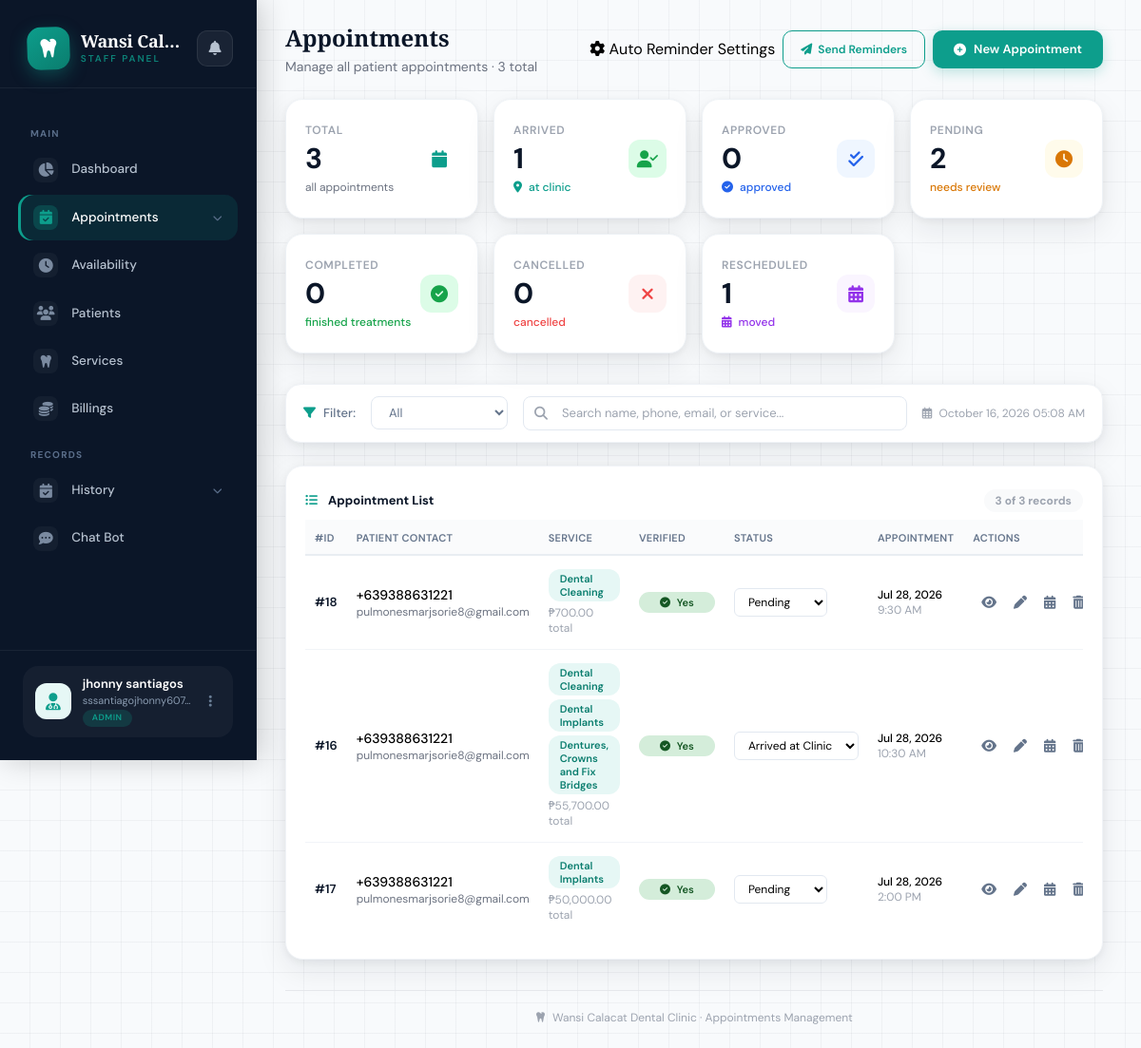
The app's page /pages/staff/appointments.php (signed in) with its own data.
### tables this page shows
CREATE TABLE `appointments` (
  `id` int NOT NULL AUTO_INCREMENT,
  `phone` varchar(20) NOT NULL,
  `email` varchar(100) NOT NULL,
  `services` text NOT NULL,
  `appointment_date` date DEFAULT NULL,
  `appointment_time` time DEFAULT NULL,
  `full_name` varchar(150) DEFAULT NULL,
  `age` int DEFAULT NULL,
  `occupation` varchar(120) DEFAULT NULL,
  `region` varchar(120) DEFAULT NULL,
  `province` varchar(120) DEFAULT NULL,
  `city` varchar(120) DEFAULT NULL,
  `barangay` varchar(120) DEFAULT NULL,
  `street_address` varchar(255) DEFAULT NULL,
  `notes` text,
  `internal_notes` text,
  `terms_accepted` tinyint(1) DEFAULT '1',
  `privacy_accepted` tinyint(1) DEFAULT '1',
  `is_verified` tinyint(1) DEFAULT '0',
  `status` enum('pending','approved','confirmed','in_progress','completed','cancelled','rejected') DEFAULT 'pending',
  `dentist_id` int DEFAULT NULL,
  `created_at` timestamp NULL DEFAULT CURRENT_TIMESTAMP,
  `updated_at` timestamp NULL DEFAULT CURRENT_TIMESTAMP ON UPDATE CURRENT_TIMESTAMP,
  `tracking_token` varchar(255) DEFAULT NULL,
  `is_rescheduled` tinyint(1) NOT NULL DEFAULT '0',
  `previous_date` date DEFAULT NULL,
  `previous_time` time DEFAULT NULL,
  PRIMARY KEY (`id`),
  KEY `idx_phone_email` (`phone`,`email`),
  KEY `idx_status` (`status`),
  KEY `idx_tracking_token` (`tracking_token`)
);

### pages/staff/appointments.php (the view, shortened to what the rows shown need)
<?php
require '../../functions/appointment_email.php';
$conn->query("SET time_zone = '+08:00'");
$page = isset($_GET['page']) ? (int)$_GET['page'] : 1;
$limit = 10;
$offset = ($page - 1) * $limit;
$sql = "SELECT a.* FROM appointments a WHERE 1=1";
$params = [];
$types = "";
$sql .= " ORDER BY CASE WHEN a.appointment_date = CURDATE() THEN 0 WHEN a.appointment_date > CURDATE() THEN 1 ELSE 2 END ASC, CASE WHEN a.appointment_date >= CURDATE() THEN a.appointment_date END ASC, CASE WHEN a.appointment_date < CURDATE() THEN a.appointment_date END DESC, a.appointment_time ASC, a.id DESC LIMIT ? OFFSET ?";
$params[] = $limit;
$params[] = $offset;
$types .= "ii";
$stmt = $conn->prepare($sql);
$stmt->bind_param($types, ...$params);
$stmt->execute();
$appointments = $stmt->get_result()->fetch_all(MYSQLI_ASSOC);
$total = count($appointments);
$services_result = $conn->query("SELECT id, title, price, duration, icon FROM services WHERE is_active = 1 ORDER BY sort_order, title");
$services = $services_result->fetch_all(MYSQLI_ASSOC);
$service_lookup = [];
foreach ($services as $s) {
    $service_lookup[$s['id']] = $s;
    $service_lookup[strtolower($s['title'])] = $s;
    $service_lookup[strtolower((string)$s['id'])] = $s;
}
function resolve_services($raw, $lookup) {
    $ids = json_decode($raw, true);
    $titles = [];
    $total = 0.0;
    foreach ($ids as $val) {
        $key = is_string($val) ? strtolower($val) : $val;
        if (isset($lookup[$val])) {
            $titles[] = $lookup[$val]['title'];
            $total += (float)$lookup[$val]['price'];
        } elseif (isset($lookup[$key])) {
            $titles[] = $lookup[$key]['title'];
            $total += (float)$lookup[$key]['price'];
        } else {
            $titles[] = (string)$val;
        }
    }
    return ['titles' => $titles, 'total' => $total];
}
?>
<!DOCTYPE html>
<html lang="en">
<head>
    <script src="https://cdn.tailwindcss.com"></script>
    <link rel="stylesheet" href="https://cdnjs.cloudflare.com/ajax/libs/font-awesome/6.4.0/css/all.min.css">
</head>
<body>
<div class="main-content">
    <main class="py-6 px-4">
        <div class="container-modern">
            <div class="flex flex-wrap items-center justify-between gap-4 mb-6">
                <div>
                    <h1 class="text-2xl font-bold text-dark-blue flex items-center gap-3">
                         Appointments
                    </h1>
                </div>
            </div>
            <div class="dashboard-card">
                <div class="table-container">
                    <table class="appointments-table">
                        <thead>
                            <tr>
                                <th>#ID</th>
                                <th>Patient Contact</th>
                                <th>Service</th>
                                <th>Verified</th>
                                <th>Status</th>
                                <th>Appointment</th>
                                <th>Actions</th>
                            </tr>
                        </thead>
                        <tbody id="appointmentsBody">
                            <?php if ($total > 0): ?>
                            <?php foreach ($appointments as $appt):
                                $service_info = resolve_services($appt['services'], $service_lookup);
                            ?>
                            <tr id="row-<?= $appt['id'] ?>"
                                onclick="window.location.href='appointment_details.php?id=<?= $appt['id'] ?>'"
                                style="cursor: pointer; transition: background 0.2s;"
                                onmouseover="this.style.backgroundColor='#f8fafc'"
                                onmouseout="this.style.backgroundColor=''">
                                <td class="font-semibold text-dark-blue">#<?= $appt['id'] ?></td>
                                <td>
                                    <div class="text-sm font-medium"><?= htmlspecialchars($appt['phone']) ?></div>
                                    <div class="text-xs text-gray-500"><?= htmlspecialchars($appt['email']) ?></div>
                                </td>
                                <td>
                                    <div class="flex flex-wrap gap-1 items-center" style="max-width:220px;">
                                        <?php foreach ($service_info['titles'] as $t): ?>
                                        <span class="service-tag"><?= htmlspecialchars($t) ?></span>
                                        <?php endforeach; ?>
                                    </div>
                                    <?php if ($service_info['total'] > 0): ?>
                                    <div class="text-xs text-gray-400 mt-1">₱<?= number_format($service_info['total'], 2) ?> total</div>
                                    <?php endif; ?>
                                </td>
                                <td>
                                    <span class="clickable-status" onclick="event.stopPropagation(); toggleVerification(<?= $appt['id'] ?>, <?= $appt['is_verified'] ? 0 : 1 ?>)">
                                        <?php if ($appt['is_verified']): ?>
                                            <span class="status-badge badge-yes" style="background:#d4edda;color:#155724;">
                                                <i class="fas fa-check-circle mr-1"></i> Yes
                                            </span>
                                        <?php else: ?>
                                            <span class="status-badge badge-no" style="background:#f8d7da;color:#721c24;">
                                                <i class="fas fa-circle mr-1"></i> No
                                            </span>
                                        <?php endif; ?>
                                    </span>
                                </td>
                                <td>
                                    <?php if ($appt['status'] === 'completed'): ?>
                                        <span class="status-badge" style="background:#dcfce7;color:#166534;white-space:nowrap"><i class="fas fa-check-circle"></i> Completed</span>
                                        <?php if (!empty($appt['treatment_completed_at'])): ?>
                                            <div class="text-xs text-gray-400 mt-1">Finished <?= htmlspecialchars(date('M d, Y g:i A', strtotime($appt['treatment_completed_at']))) ?></div>
                                        <?php endif; ?>
                                    <?php else: ?>
                                    <select class="status-dropdown" onclick="event.stopPropagation();" onchange="updateStatus(<?= $appt['id'] ?>, this.value, this)">
                                        <option value="pending" <?= $appt['status'] === 'pending' ? ' selected' : '' ?>>Pending</option>
                                        <?php if ($appt['status'] === 'confirmed'): ?>
                                            <option value="confirmed" selected disabled>Arrived at Clinic</option>
                                        <?php endif; ?>
                                    </select>
                                    <?php endif; ?>
                                </td>
                                <td>
                                    <div class="text-xs">
                                        <div class="font-medium"><?= $appt['appointment_date'] ? date('M d, Y', strtotime($appt['appointment_date'])) : '—' ?></div>
                                        <div class="text-gray-400"><?= $appt['appointment_time'] ? date('g:i A', strtotime($appt['appointment_time'])) : '' ?></div>
                                    </div>
                                </td>
                                <td>
                                    <div class="action-icons flex items-center justify-center gap-0" onclick="event.stopPropagation();">
                                        <button onclick="viewAppointment(<?= $appt['id'] ?>)" title="View Details" class="hover:bg-teal-light">
                                            <i class="fas fa-eye"></i>
                                        </button>
                                        <button onclick="editAppointment(<?= $appt['id'] ?>)" title="Edit Appointment" class="hover:bg-teal-light">
                                            <i class="fas fa-pen"></i>
                                        </button>
                                        <button onclick="rescheduleAppointment(<?= $appt['id'] ?>, '<?= $appt['appointment_date'] ?>', '<?= $appt['appointment_time'] ?>')" title="Reschedule" class="hover:bg-teal-light">
                                            <i class="fas fa-calendar-alt"></i>
                                        </button>
                                        <button onclick="deleteAppointment(<?= $appt['id'] ?>)" class="text-danger hover:bg-red-50" title="Delete Appointment">
                                            <i class="fas fa-trash-alt"></i>
                                        </button>
                                    </div>
                                </td>
                            </tr>
                            <?php endforeach; ?>
                            <?php endif; ?>
                        </tbody>
                    </table>
                </div>
            </div>
        </div>
    </main>
</div>
</body>
</html>

### records on screen
appointments: id "18", phone "+639388631221", email "pulmonesmarjsorie8@gmail.com", services "Dental Cleaning", services "700.00", is_verified 1 (drawn), status+id "Pending", appointment_date "Jul 28, 2026", appointment_time "9:30 AM"
appointments: id "16", phone "+639388631221", email "pulmonesmarjsorie8@gmail.com", services "Dental Cleaning", services "Dental Implants", services "Dentures, Crowns and Fix Bridges", services "55,700.00", is_verified 1 (drawn), appointment_date "Jul 28, 2026", appointment_time "10:30 AM"
appointments: id "17", phone "+639388631221", email "pulmonesmarjsorie8@gmail.com", services "Dental Implants", services "50,000.00", is_verified 1 (drawn), status+id "Pending", appointment_date "Jul 28, 2026", appointment_time "2:00 PM"

### other values on screen
$user_name "jhonny santiagos"
$user_email "sssantiagojhonny607…"
$user_role "ADMIN"
$total_all "3"
$stats['confirmed'] "1"
$stats['approved'] "0"
$stats['pending'] "2"
$stats['completed'] "0"
$stats['cancelled'] "0"
$stats['rescheduled'] "1"
$total "3"
$total_records "3"
